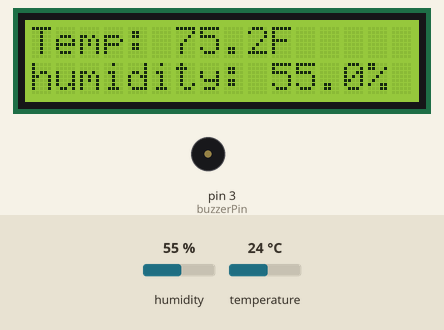
Bench run of a sketch on a simulated Arduino Uno, built with avr-gcc and run on an emulated ATmega328P. On the bench: 16×2 character LCD, buzzer (waves = sounding). Inputs (shaded band) come from the test bench; at power-on: temperature 24 °C, humidity 55 %.

Above: at 1.2 s.
1.3 s: temperature set to 22 °C
At 4.0 s:
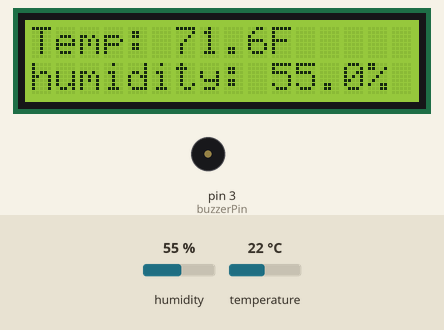
4.9 s: humidity set to 22 %
At 7.6 s:
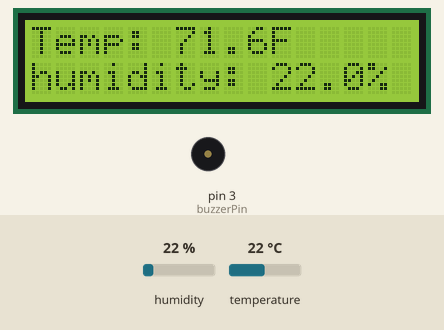
8.5 s: humidity set to 19 %
At 10.1 s:
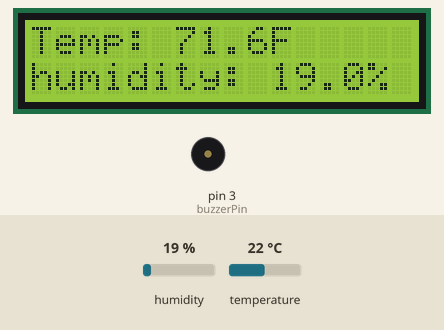
12.1 s: temperature set to 12 °C
At 15.1 s:
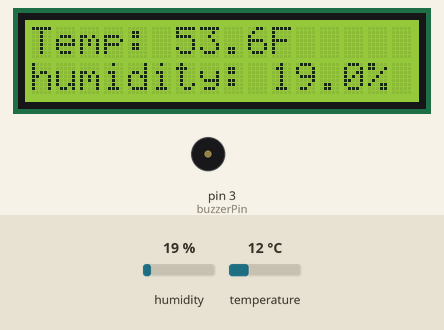
Timing chart, 0 to 16.6 s (numbered marks = the images above; inputs shaded):
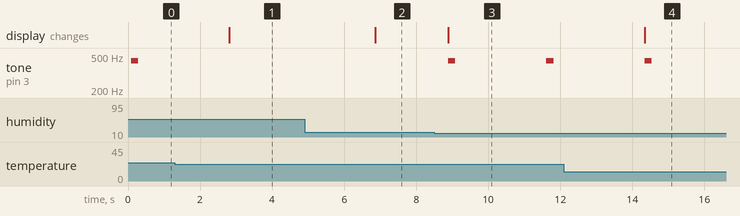

The sketch:

sense_respond.ino
```cpp
/**
 * This lab repo contains code to use a buzzer with a DHT11 sensor and LCD.
 * Kaplan Tonelli - November 2026
 */

#include <DHT.h>
#include <LiquidCrystal.h>

const int dhtPin = 2;
// define the buzzer pin
const int buzzerPin = 3;
const int rs = 7;
const int en = 8;
const int d4 = 9;
const int d5 = 10;
const int d6 = 11;
const int d7 = 12;

const int pause = 2500;

// set up objects
DHT dht(dhtPin, DHT11);
LiquidCrystal lcd(rs, en, d4, d5, d6, d7);

/**
 * @brief Converts a temperature from Celsius to Fahrenheit.
 *
 * @param tempC Temperature in Celsius
 * @return Temperature in Fahrenheit
 */
float celsiusToFahrenheit(float tempC) {
  return tempC * 1.8 + 32;
}

void setup() {
  dht.begin();

  // initialize the 16x2 LCD
  lcd.begin(16, 2);

  // set the buzzer pin as an ouput pin
  pinMode(buzzerPin, OUTPUT);

}

void loop() {
    float tempCelsius = dht.readTemperature();
    float humidity = dht.readHumidity();

    // Convert the temperature to Fahrenheit
    float tempFahrenheit = celsiusToFahrenheit(tempCelsius);

    // position cursor at start of row 1
    lcd.setCursor(0, 0);

    // Display temp in Fahrenheit
    // format - Temp: xx.x F
    lcd.print("Temp: ");
    lcd.print(tempFahrenheit, 1);
    lcd.print("F");

    // position cursor at start of row 2
    lcd.setCursor(0,1);
    // format - Humidity: xx.x%
    lcd.print("humidity: ");
    lcd.print(humidity, 1);
    lcd.print("%");

    // Play if way too hot or way too dry
    if (tempFahrenheit >= 80) {
      tone(buzzerPin, 440);
      delay(500);
      noTone(buzzerPin);
      delay(1500);

    }
    else if (humidity <= 15) {
      tone(buzzerPin, 440);
      delay(500);
      noTone(buzzerPin);
      delay(1500);

    }
    // Play if too hot or too dry
    else if (tempFahrenheit >= 75) {
      tone(buzzerPin, 440);
      delay(200);
      noTone(buzzerPin);
      delay(2500);

    }
    else if (humidity <= 20) {
      tone(buzzerPin, 440);
      delay(200);
      noTone(buzzerPin);
      delay(2500);
    }
}
```

Measured:
- the behaviour switches between 21 and 20 % on humidity (found by bisection; images 2 and 3)
- after the input at 1.3 s, tone on pin 3 (buzzerPin): stays silent (without the input it goes to 440 Hz after 1.5 s); the display: changes after 1.5 s (image 1)
- after the input at 4.9 s, the display: changes after 2.0 s (image 2)
- after the input at 8.5 s, tone on pin 3 (buzzerPin): alternates 440 Hz for 0.20 s and silent for 2.5 s, starting after 0.39 s; the display: changes after 0.39 s (image 3)
- after the input at 12.1 s, the display: changes after 2.2 s (image 4)
